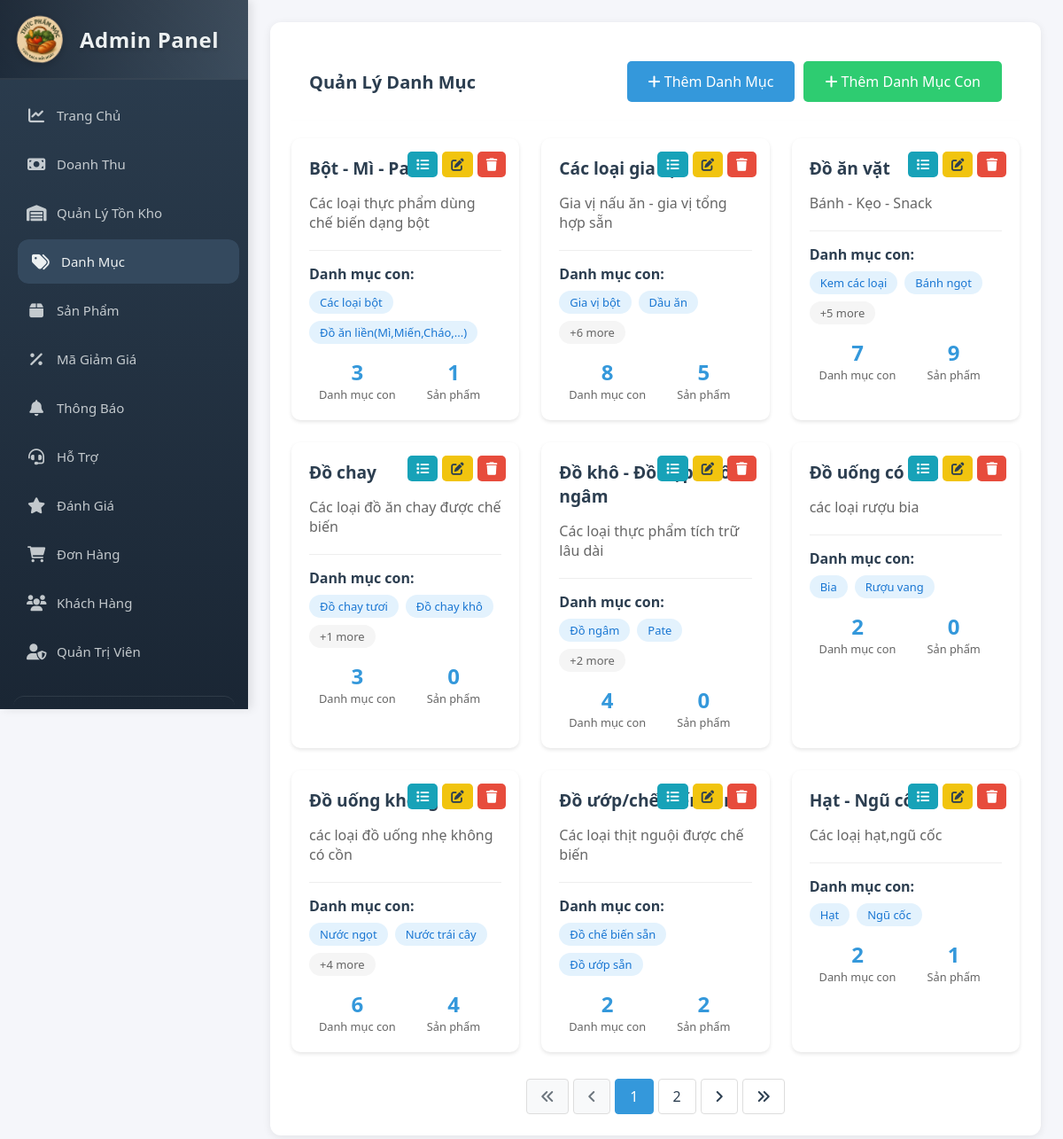
The page /admin/categories.php (signed in) on the database its author committed.
### tables this page shows
CREATE TABLE `categories` (
  `category_id` int(11) NOT NULL AUTO_INCREMENT,
  `name` varchar(255) NOT NULL,
  `description` text DEFAULT NULL,
  `created_at` timestamp NOT NULL DEFAULT current_timestamp(),
  `updated_at` timestamp NOT NULL DEFAULT current_timestamp() ON UPDATE current_timestamp(),
  PRIMARY KEY (`category_id`),
  UNIQUE KEY `name` (`name`)
);

CREATE TABLE `subcategories` (
  `subcategory_id` int(11) NOT NULL AUTO_INCREMENT,
  `category_id` int(11) NOT NULL,
  `name` varchar(255) NOT NULL,
  `description` text DEFAULT NULL,
  `created_at` timestamp NOT NULL DEFAULT current_timestamp(),
  `updated_at` timestamp NOT NULL DEFAULT current_timestamp() ON UPDATE current_timestamp(),
  PRIMARY KEY (`subcategory_id`),
  KEY `category_id` (`category_id`),
  CONSTRAINT `subcategories_ibfk_1` FOREIGN KEY (`category_id`) REFERENCES `categories` (`category_id`)
);

### admin/categories.php (the view, shortened to what this page needs)
<?php
$conn = getDBConnection();
$items_per_page = 9;
$current_page = isset($_GET['page']) ? (int)$_GET['page'] : 1;
$offset = ($current_page - 1) * $items_per_page;
$total_query = "SELECT COUNT(*) as total FROM categories";
$total_result = $conn->query($total_query);
$total_categories = $total_result->fetch_assoc()['total'];
$total_pages = ceil($total_categories / $items_per_page);
$query = "SELECT c.*,
          (SELECT COUNT(*) FROM subcategories s WHERE s.category_id = c.category_id) as subcategory_count,
          (SELECT COUNT(*) FROM products p JOIN subcategories s ON p.subcategory_id = s.subcategory_id
           WHERE s.category_id = c.category_id) as product_count,
          GROUP_CONCAT(s.name SEPARATOR ', ') as subcategories
    FROM categories c
    LEFT JOIN subcategories s ON c.category_id = s.category_id
    GROUP BY c.category_id
          ORDER BY c.name
          LIMIT $offset, $items_per_page";
$categories = $conn->query($query);
?>
<!DOCTYPE html>
<html lang="vi">
<head>
    <link rel="stylesheet" href="assets/css/admin-style.css">
    <link rel="stylesheet" href="https://cdnjs.cloudflare.com/ajax/libs/font-awesome/6.0.0/css/all.min.css">
</head>
<body>
    <div class="admin-container">
        <?php include 'sidebar.php'; ?>
        <main class="main-content">
            <div class="card">
                <div class="card-header">
                    <h2 class="card-title">Quản Lý Danh Mục</h2>
                    <div class="btn-group">
                        <button class="btn btn-primary" onclick="showAddCategoryForm()">
                        <i class="fas fa-plus"></i> Thêm Danh Mục
                    </button>
                        <button class="btn btn-success" onclick="showAddSubcategoryForm()">
                            <i class="fas fa-plus"></i> Thêm Danh Mục Con
                        </button>
                    </div>
                </div>
                <div class="categories-grid">
                    <?php while ($category = $categories->fetch_assoc()):
                        $subcategories_query = "SELECT * FROM subcategories WHERE category_id = " . $category['category_id'];
                        $subcategories = $conn->query($subcategories_query);
                    ?>
                        <div class="stat-card">
                            <div class="actions">
                                <button class="btn btn-info" onclick="showSubcategoriesModal(<?php echo htmlspecialchars(json_encode([
                                    'category_id' => $category['category_id'],
                                    'category_name' => $category['name']
                                ])); ?>)">
                                    <i class="fas fa-list"></i>
                                    </button>
                                <button class="btn btn-warning" onclick="showEditCategoryForm(<?php echo htmlspecialchars(json_encode($category)); ?>)">
                                        <i class="fas fa-edit"></i>
                                    </button>
                                <button class="btn btn-danger" onclick="confirmDeleteCategory(<?php echo $category['category_id']; ?>)">
                                        <i class="fas fa-trash"></i>
                                    </button>
                                </div>
                            <h3>
                                <?php echo $category['name']; ?>
                            </h3>
                            <div class="stat-info">
                                <p><?php echo $category['description']; ?></p>
                            </div>
                            <div class="subcategories-preview">
                                <strong>Danh mục con:</strong>
                            <div class="subcategories-list">
                                    <?php
                                    if ($subcategories->num_rows > 0) {
                                        $shown = 0;
                                        while ($sub = $subcategories->fetch_assoc()) {
                                            if ($shown < 2) {
                                                echo "<span class='subcategory-tag'>" . $sub['name'] . "</span>";
                                                $shown++;
                                            }
                                        }
                                        if ($subcategories->num_rows > 2) {
                                            echo "<span class='more-tag'>+" . ($subcategories->num_rows - 2) . " more</span>";
                                        }
                                    } else {
                                        echo "<span class='no-subcategories'>Chưa có danh mục con</span>";
                                    }
                                    ?>
                                            </div>
                                        </div>
                            <div class="stat-numbers">
                                <div class="stat-item">
                                    <div class="number"><?php echo $category['subcategory_count']; ?></div>
                                    <div class="label">Danh mục con</div>
                                </div>
                                <div class="stat-item">
                                    <div class="number"><?php echo $category['product_count']; ?></div>
                                    <div class="label">Sản phẩm</div>
                                </div>
                            </div>
                        </div>
                    <?php endwhile; ?>
                </div>
                <div class="pagination">
                    <?php if ($total_pages > 1): ?>
                        <?php if ($current_page > 1): ?>
                            <a href="?page=1" title="Trang đầu"><i class="fas fa-angle-double-left"></i></a>
                            <a href="?page=<?php echo $current_page - 1; ?>" title="Trang trước"><i class="fas fa-angle-left"></i></a>
                        <?php else: ?>
                            <span class="disabled"><i class="fas fa-angle-double-left"></i></span>
                            <span class="disabled"><i class="fas fa-angle-left"></i></span>
                        <?php endif; ?>
                        <?php
                        $start_page = max(1, $current_page - 2);
                        $end_page = min($total_pages, $current_page + 2);
                        for ($i = $start_page; $i <= $end_page; $i++):
                        ?>
                            <?php if ($i == $current_page): ?>
                                <span class="active"><?php echo $i; ?></span>
                            <?php else: ?>
                                <a href="?page=<?php echo $i; ?>"><?php echo $i; ?></a>
                            <?php endif; ?>
                        <?php endfor; ?>
                        <?php if ($current_page < $total_pages): ?>
                            <a href="?page=<?php echo $current_page + 1; ?>" title="Trang sau"><i class="fas fa-angle-right"></i></a>
                            <a href="?page=<?php echo $total_pages; ?>" title="Trang cuối"><i class="fas fa-angle-double-right"></i></a>
                        <?php else: ?>
                            <span class="disabled"><i class="fas fa-angle-right"></i></span>
                            <span class="disabled"><i class="fas fa-angle-double-right"></i></span>
                        <?php endif; ?>
                    <?php endif; ?>
                </div>
            </div>
        </main>
    </div>
</body>
</html>

### admin/assets/css/admin-style.css (style rules this page uses)
:root { --primary-color: #2c3e50; --secondary-color: #34495e; --accent-color: #3498db; --success-color: #2ecc71; --danger-color: #e74c3c; --warning-color: #f1c40f; --text-color: #2c3e50; --light-bg: #f5f6fa; --white: #ffffff; --shadow: 0 2px 4px rgba(0,0,0,0.1); }
* { margin: 0; padding: 0; box-sizing: border-box; font-family: 'Segoe UI', Tahoma, Geneva, Verdana, sans-serif; }
body { background-color: var(--light-bg); color: var(--text-color); }
.admin-container { display: flex; min-height: 100vh; }
.main-content { flex: 1; padding: 2rem; margin-left: 250px; }
.card { background: var(--white); border-radius: 10px; padding: 1.5rem; margin-bottom: 1.5rem; box-shadow: var(--shadow); }
.card-header { display: flex; justify-content: space-between; align-items: center; margin-bottom: 1.5rem; }
.card-title { font-size: 1.25rem; color: var(--primary-color); }
.btn { padding: 0.75rem 1.5rem; border: none; border-radius: 5px; cursor: pointer; font-size: 1rem; transition: all 0.3s ease; }
.btn-primary { background-color: var(--accent-color); color: var(--white); }
.btn-success { background-color: var(--success-color); color: var(--white); }
.btn-danger { background-color: var(--danger-color); color: var(--white); }
.btn-warning { background-color: var(--warning-color); color: var(--text-color); }

### admin/assets/css/admin-sidebar.css (style rules this page uses)
:root { --primary-color: #2c3e50; --primary-light: #3c526d; --primary-dark: #1a2634; --secondary-color: #34495e; --accent-color: #3498db; --hover-color: #2980b9; --text-light: #ecf0f1; --text-dark: #2c3e50; --border-color: rgba(236, 240, 241, 0.1); --bg-light: #f5f6fa; --bg-dark: #2c3e50; --danger-color: #e74c3c; --success-color: #2ecc71; --menu-item-height: 50px; --transition-speed: 0.3s; --sidebar-width: 280px; }
* { margin: 0; padding: 0; box-sizing: border-box; }
body { font-family: 'Segoe UI', Tahoma, Geneva, Verdana, sans-serif; background-color: var(--bg-light); min-height: 100vh; display: flex; }
.main-content { margin-left: var(--sidebar-width); padding: 25px; min-height: 100vh; width: calc(100% - var(--sidebar-width)); background-color: var(--bg-light); transition: margin-left var(--transition-speed); }
.card { background: white; border-radius: 12px; box-shadow: 0 2px 10px rgba(0, 0, 0, 0.08); margin-bottom: 25px; overflow: hidden; }
.card-header { padding: 20px; border-bottom: 1px solid var(--border-color); background: white; }

### rows shown on the page
categories: name "Bột - Mì - Pasta", description "Các loại thực phẩm dùng chế biến dạng bột", subcategory_count "3", product_count "1"
subcategories: name "Các loại bột"
subcategories: name "Đồ ăn liền(Mì,Miến,Cháo,...)"
categories: name "Các loại gia vị", description "Gia vị nấu ăn - gia vị tổng hợp sẵn", num_rows "6", subcategory_count "8", product_count "5"
subcategories: name "Gia vị bột"
subcategories: name "Dầu ăn"
categories: name "Đồ ăn vặt", description "Bánh - Kẹo - Snack", num_rows "5", subcategory_count "7", product_count "9"
subcategories: name "Kem các loại"
subcategories: name "Bánh ngọt"
categories: name "Đồ chay", description "Các loại đồ ăn chay được chế biến", num_rows "1", subcategory_count "3", product_count "0"
subcategories: name "Đồ chay tươi"
subcategories: name "Đồ chay khô"
categories: name "Đồ khô - Đồ hộp - Đồ ngâm", description "Các loại thực phẩm tích trữ lâu dài", num_rows "2", subcategory_count "4", product_count "0"
subcategories: name "Đồ ngâm"
subcategories: name "Pate"
categories: name "Đồ uống có cồn", description "các loại rượu bia", subcategory_count "2", product_count "0", $subcategories->num_rows-2 "4"
subcategories: name "Bia"
subcategories: name "Rượu vang"
categories: name "Đồ uống không cồn", description "các loại đồ uống nhẹ không có cồn", subcategory_count "6", product_count "4"
subcategories: name "Nước ngọt"
subcategories: name "Nước trái cây"
categories: name "Đồ ướp/chế biến sẵn", description "Các loại thịt nguội được chế biến", subcategory_count "2", product_count "2"
subcategories: name "Đồ chế biến sẵn"
subcategories: name "Đồ ướp sẵn"
categories: name "Hạt - Ngũ cốc", description "Các loạị hạt,ngũ cốc", subcategory_count "2", product_count "1"
subcategories: name "Hạt"
subcategories: name "Ngũ cốc"
